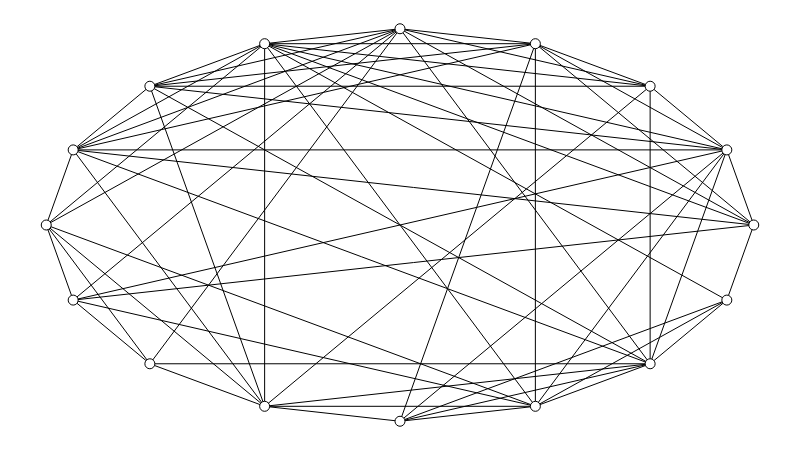

Notebook code cell kept with this figure:
### Markdown cell above
Xi, o comprimento médio cresce quase linearmente em função do número de nós... ou seja, a estrutura de árvore não parece modelar um pequeno mundo em redes maiores.

As duplas Sabrina/Leo e Ale/Paulo pensaram em uma proposta alternativa: um anel de nós com "atalhos" adicionados especificamente para encurtar os caminhos. Esse tipo de aresta, que "atravessa" um circuito, é conhecido como *corda*.

A função abaixo constrói uma rede desse tipo, mas com uma restrição: além do número de nós, ela exige que você especifique qual é o *grau médio* que o grafo deve ter. O *grau* de um nó é o número de arestas que estão ligadas a ele, portanto, o grau médio é proporcional à *densidade* do grafo, ou seja, ao número total de arestas.

Por que estamos impondo essa restrição? Para evitar uma "segunda trapaça": queremos uma caracterização *estrutural* de pequeno mundo, que permita comparar grafos com *mesmo número de nós* e *mesma densidade*. Essa proposta de anel com cordas só pode ser considerada promissora se parar em pé sem o "migué" de ficarmos adicionando atalhos à vontade até os caminhos ficarem curtos o suficiente.

### Code cell
def chorded_ring(num_nodes, avg_degree):

    # Gera um grafo circular.
    g = nx.cycle_graph(num_nodes)

    # Prepara uma lista de pares de nós para sorteio.
    edges = [(n, m) for n, m in combinations(g.nodes, 2)]
    shuffle(edges)

    # Calcula limite de arestas a partir do grau médio.
    # Você consegue enxergar porque essa relação vale?
    max_edges = int((num_nodes * avg_degree) / 2 + 0.5)

    # Para cada par de nós sorteado...
    for n, m in edges:

        # ...se a aresta correspondente não existe...
        if not g.has_edge(n, m):

            # ...cria a aresta, ou seja, adiciona o "atalho"...
            g.add_edge(n, m)

            # ... e, se atingir o limite, para.
            if g.number_of_edges() == max_edges:
                break

    return g


# Gera um anel com cordas.
g = chorded_ring(NUM_NODES, AVG_DEGREE)

# Atribui posições aos nós.
sn.set_circle_positions(g)

# Mostra o grafo.
show_graph(g)

### Figure 1 — Plotly figure (JSON) as saved in the notebook; plotly's stock layout.template omitted (floating-point values rounded to 4 significant figures; data arrays with more than 128 entries replaced by an {"elided": "..."} marker saying what was removed)
{"data": [{"hoverinfo": "none", "line": {"color": "rgb(0, 0, 0)", "width": 1}, "mode": "lines", "x": {"elided": "192 float values"}, "y": {"elided": "192 float values"}}, {"hoverinfo": "none", "marker": {"color": "rgb(255, 255, 255)", "line": {"color": "rgb(0, 0, 0)", "width": 1}, "size": 10}, "mode": "markers+text", "text": [], "textfont": {"color": "rgb(0, 0, 0)"}, "textposition": "middle center", "x": [1, 0.9619, 0.8536, 0.6913, 0.5, 0.3087, 0.1464, 0.03806, 0, 0.03806, 0.1464, 0.3087, 0.5, 0.6913, 0.8536, 0.9619], "y": [0.5, 0.6913, 0.8536, 0.9619, 1, 0.9619, 0.8536, 0.6913, 0.5, 0.3087, 0.1464, 0.03806, 0, 0.03806, 0.1464, 0.3087]}], "layout": {"height": 450, "margin": {"b": 0, "l": 0, "r": 0, "t": 0}, "showlegend": false, "width": 800, "xaxis": {"showgrid": false, "showticklabels": false, "zeroline": false}, "yaxis": {"showgrid": false, "showticklabels": false, "zeroline": false}}}
